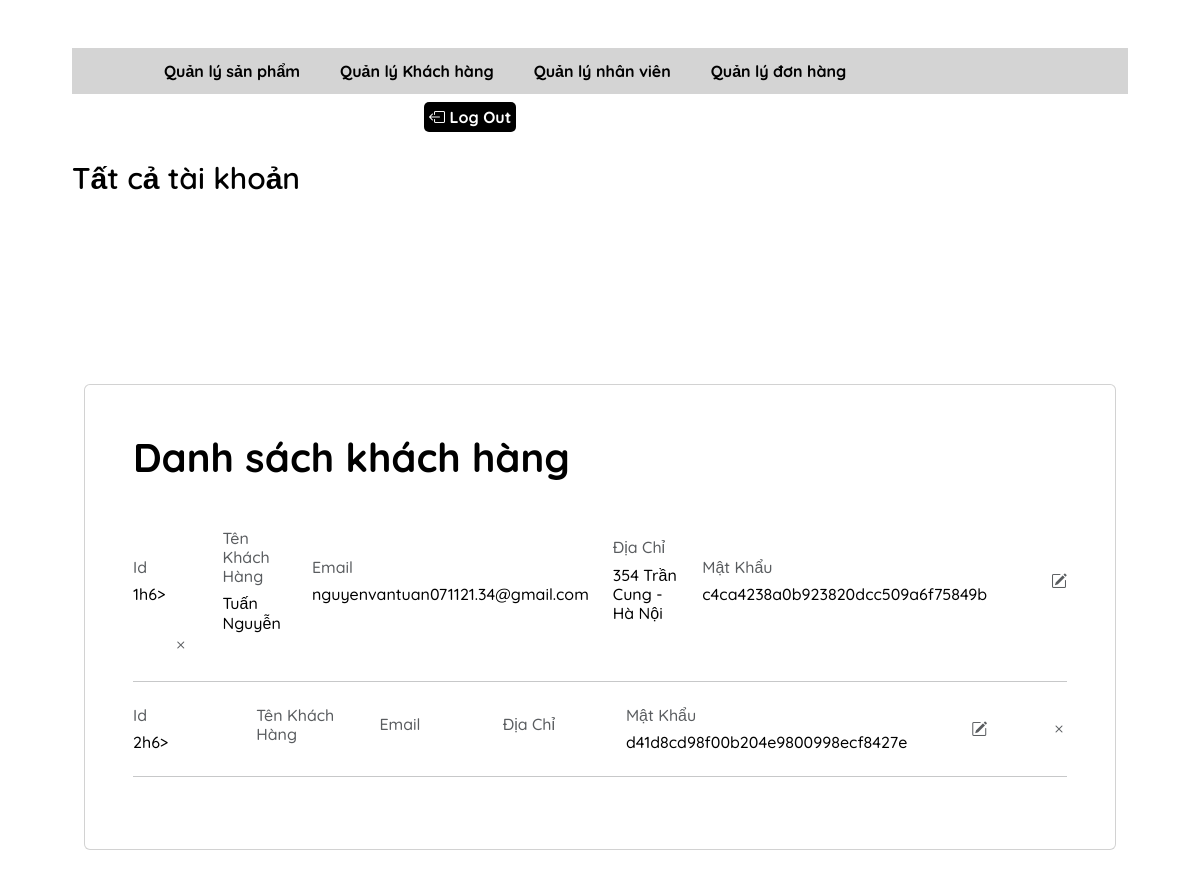
Screenshot of /admin/index.php?action=quanlykh&query=lietke (signed in) with the database file from the repository.
### tables this page shows
CREATE TABLE `tbl_dangky` (
  `id_dangky` int(11) NOT NULL,
  `tenkhachhang` varchar(200) NOT NULL,
  `email` varchar(100) NOT NULL,
  `diachi` varchar(200) NOT NULL,
  `matkhau` varchar(100) NOT NULL,
  `dienthoai` varchar(20) NOT NULL
);

### admin/modules/quanlykh/lietke.php (the view)
<?php
	$sql_lietke_kh = "SELECT * FROM tbl_dangky  ORDER BY tenkhachhang DESC";
	$query_lietke_kh = mysqli_query($mysqli,$sql_lietke_kh);
?>
<p class="tieude">Tất cả tài khoản</p>
<div class="row container_content">
                <section class="h-100 h-custom">
                    <div class="container h-100">
                        <div class="row d-flex justify-content-center align-items-center h-100">
                            <div class="col-12">
                                <div class="card card-registration card-registration-2" >
                                    <div class="card-body p-0">
                                        <div class="row g-0">
                                            <div class="col-lg-12">
                                                <div class="p-5">
                                                    <div class="d-flex justify-content-between align-items-center mb-5">
                                                        <h1 class="fw-bold mb-0 text-black"> Danh sách khách hàng</h1>
                                                    </div>
  <?php
  $i = 0;
  while($row = mysqli_fetch_array($query_lietke_kh)){
  	$i++;
  ?>
<div class="row mb-4 d-flex justify-content-between align-items-center">
                                                        <div class="col">
                                                            <h6 class="text-muted">Id</h6>
                                                            <h6 class="text-black mb-0"><?php echo $i ?>h6>
                                                        </div>
                                                        <div class="col">
                                                            <h6 class="text-muted">Tên Khách Hàng</h6>
                                                            <h6 class="text-black mb-0"><?php echo $row['tenkhachhang'] ?></h6>
                                                        </div>
                                                         <div class="col">
                                                            <h6 class="text-muted">Email</h6>
                                                            <h6 class="text-black mb-0"><?php echo $row['email'] ?></h6>
                                                        </div>
                                                        <div class="col">
                                                            <h6 class="text-muted">Địa Chỉ</h6>
                                                            <h6 class="text-black mb-0"><?php echo $row['diachi'] ?></h6>
                                                        </div>
                                                        <div class="col">
                                                            <h6 class="text-muted">Mật Khẩu</h6>
                                                            <h6 class="text-black mb-0"><?php echo $row['matkhau'] ?></h6>
                                                        </div>
                                                        <div class="col-md-1 col-lg-1 col-xl-1 text-end">
                                                            <a href="?action=quanlykh&query=sua&iddangky=<?php echo $row['id_dangky'] ?>" class="text-muted"><i class="bi bi-pencil-square"></i></a>
                                                        </div>
                                                        <div class="col-md-1 col-lg-1 col-xl-1 text-end">
                                                            <a href="modules/quanlykh/xuly.php?iddangky=<?php echo $row['id_dangky'] ?>" class="text-muted"><i class="bi bi-x"></i></a>
                                                        </div>
                                                    </div>
                                                    <hr class="my-4"/>
  <?php
  }
  ?>
                                                </div>
                                            </div>
                                        </div>
                                    </div>
                                </div>
                            </div>
                        </div>
                    </div>
                </section>
            </div>

### admin/css/style-admin1.css (style rules this page uses)
body { font-family: 'Quicksand', sans-serif; }
html { padding: 0px; margin: 0px; box-sizing: border-box; }
.tieude { font-size: 30px; font-weight: 600; color: black; }
@media (min-width: 1025px) { .h-custom { height: 100vh !important; } }

### rows the page displays
tbl_dangky: tenkhachhang "Tuấn Nguyễn", email "nguyenvantuan071121.34@gmail.com", diachi "354 Trần Cung - Hà Nội", matkhau "c4ca4238a0b923820dcc509a6f75849b"
tbl_dangky: matkhau "d41d8cd98f00b204e9800998ecf8427e"
